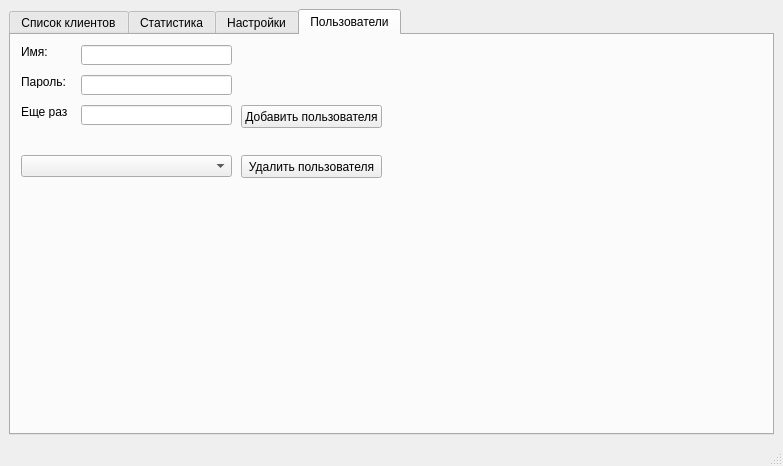
<?xml version="1.0" encoding="UTF-8"?>
<ui version="4.0">
 <class>MainWindow</class>
 <widget class="QMainWindow" name="MainWindow">
  <property name="geometry">
   <rect>
    <x>0</x>
    <y>0</y>
    <width>783</width>
    <height>466</height>
   </rect>
  </property>
  <property name="windowTitle">
   <string>MMMMMonsterchat server</string>
  </property>
  <widget class="QWidget" name="centralwidget">
   <layout class="QGridLayout" name="gridLayout">
    <item row="0" column="0">
     <widget class="QTabWidget" name="tabWidget">
      <property name="currentIndex">
       <number>3</number>
      </property>
      <widget class="QWidget" name="liat">
       <attribute name="title">
        <string>Список клиентов</string>
       </attribute>
       <layout class="QGridLayout" name="gridLayout_2">
        <item row="0" column="0">
         <widget class="QTableView" name="table_clients_online"/>
        </item>
       </layout>
      </widget>
      <widget class="QWidget" name="statistic">
       <attribute name="title">
        <string>Статистика</string>
       </attribute>
       <layout class="QGridLayout" name="gridLayout_3">
        <item row="0" column="0">
         <widget class="QTableView" name="table_clients_stat"/>
        </item>
       </layout>
      </widget>
      <widget class="QWidget" name="options">
       <attribute name="title">
        <string>Настройки</string>
       </attribute>
       <widget class="QLabel" name="label">
        <property name="geometry">
         <rect>
          <x>20</x>
          <y>10</y>
          <width>121</width>
          <height>16</height>
         </rect>
        </property>
        <property name="text">
         <string>Каталог базы данных:</string>
        </property>
       </widget>
       <widget class="QLabel" name="label_2">
        <property name="geometry">
         <rect>
          <x>20</x>
          <y>40</y>
          <width>121</width>
          <height>16</height>
         </rect>
        </property>
        <property name="text">
         <string>Имя файла данных:</string>
        </property>
       </widget>
       <widget class="QLabel" name="label_3">
        <property name="geometry">
         <rect>
          <x>20</x>
          <y>70</y>
          <width>121</width>
          <height>16</height>
         </rect>
        </property>
        <property name="text">
         <string>IP адрес по умолчанию:</string>
        </property>
       </widget>
       <widget class="QLabel" name="label_4">
        <property name="geometry">
         <rect>
          <x>20</x>
          <y>100</y>
          <width>111</width>
          <height>16</height>
         </rect>
        </property>
        <property name="text">
         <string>Порт по умолчанию:</string>
        </property>
       </widget>
       <widget class="QLineEdit" name="edt_database_dir">
        <property name="geometry">
         <rect>
          <x>150</x>
          <y>10</y>
          <width>181</width>
          <height>20</height>
         </rect>
        </property>
       </widget>
       <widget class="QLineEdit" name="edt_database_file">
        <property name="geometry">
         <rect>
          <x>150</x>
          <y>40</y>
          <width>181</width>
          <height>20</height>
         </rect>
        </property>
       </widget>
       <widget class="QLineEdit" name="edt_default_address">
        <property name="geometry">
         <rect>
          <x>150</x>
          <y>70</y>
          <width>181</width>
          <height>20</height>
         </rect>
        </property>
       </widget>
       <widget class="QLineEdit" name="edt_default_port">
        <property name="geometry">
         <rect>
          <x>150</x>
          <y>100</y>
          <width>181</width>
          <height>20</height>
         </rect>
        </property>
       </widget>
       <widget class="QPushButton" name="btn_save">
        <property name="geometry">
         <rect>
          <x>260</x>
          <y>130</y>
          <width>75</width>
          <height>23</height>
         </rect>
        </property>
        <property name="text">
         <string>Сохранить</string>
        </property>
       </widget>
      </widget>
      <widget class="QWidget" name="Users">
       <attribute name="title">
        <string>Пользователи</string>
       </attribute>
       <widget class="QPushButton" name="pushButton_add_client">
        <property name="geometry">
         <rect>
          <x>230</x>
          <y>70</y>
          <width>141</width>
          <height>23</height>
         </rect>
        </property>
        <property name="text">
         <string>Добавить пользователя</string>
        </property>
       </widget>
       <widget class="QPushButton" name="pushButton_del_client">
        <property name="geometry">
         <rect>
          <x>230</x>
          <y>120</y>
          <width>141</width>
          <height>23</height>
         </rect>
        </property>
        <property name="text">
         <string>Удалить пользователя</string>
        </property>
       </widget>
       <widget class="QComboBox" name="comboBox_clients">
        <property name="geometry">
         <rect>
          <x>10</x>
          <y>120</y>
          <width>211</width>
          <height>22</height>
         </rect>
        </property>
       </widget>
       <widget class="QLabel" name="label_5">
        <property name="geometry">
         <rect>
          <x>10</x>
          <y>10</y>
          <width>47</width>
          <height>13</height>
         </rect>
        </property>
        <property name="text">
         <string>Имя:</string>
        </property>
       </widget>
       <widget class="QLabel" name="label_6">
        <property name="geometry">
         <rect>
          <x>10</x>
          <y>40</y>
          <width>47</width>
          <height>13</height>
         </rect>
        </property>
        <property name="text">
         <string>Пароль:</string>
        </property>
       </widget>
       <widget class="QLabel" name="label_7">
        <property name="geometry">
         <rect>
          <x>10</x>
          <y>70</y>
          <width>47</width>
          <height>13</height>
         </rect>
        </property>
        <property name="text">
         <string>Еще раз:</string>
        </property>
        <property name="textFormat">
         <enum>Qt::PlainText</enum>
        </property>
       </widget>
       <widget class="QLineEdit" name="lineEdit_client_name">
        <property name="geometry">
         <rect>
          <x>70</x>
          <y>10</y>
          <width>151</width>
          <height>20</height>
         </rect>
        </property>
       </widget>
       <widget class="QLineEdit" name="lineEdit_pwd1">
        <property name="geometry">
         <rect>
          <x>70</x>
          <y>40</y>
          <width>151</width>
          <height>20</height>
         </rect>
        </property>
       </widget>
       <widget class="QLineEdit" name="lineEdit_pwd2">
        <property name="geometry">
         <rect>
          <x>70</x>
          <y>70</y>
          <width>151</width>
          <height>20</height>
         </rect>
        </property>
       </widget>
      </widget>
     </widget>
    </item>
   </layout>
  </widget>
  <widget class="QMenuBar" name="menubar">
   <property name="geometry">
    <rect>
     <x>0</x>
     <y>0</y>
     <width>783</width>
     <height>21</height>
    </rect>
   </property>
  </widget>
  <widget class="QStatusBar" name="statusbar"/>
 </widget>
 <resources/>
 <connections/>
</ui>
